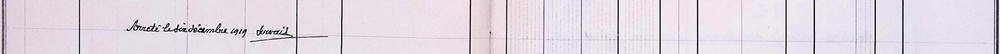
#> input picture data/lines/example10_08.jpg, 1000 x 54 px, shrunk from 3769 x 202 before the run, found by its file name; its folder holds only this picture in this run
$ python slice.py
#> lines starting #> are read from the running program, lines starting #| are printed output that depends on the picture; after the words box and inside, x2 and y2 are one past the last pixel; in counts of white or black regions, pixels touching at a corner belong together
import cv2
import os
# Paths
path = os.path.dirname(os.getcwd())
input_folder = path+"/data/lines"
output_folder = path+"/data/sliced_words"

def process_image(image_path, output_folder):
    # Read the image
#> called with image_path = 'main/data/lines/example10_08.jpg', output_folder = 'main/data/sliced_words'
    image = cv2.imread(image_path)
#> image is the input picture: shape (54, 1000, 3); mean B, G, R 226.5, 217, 225.8

    # Convert to grayscale
    gray = cv2.cvtColor(image, cv2.COLOR_BGR2GRAY)

    # Threshold the image to create a binary image
    _, binary = cv2.threshold(gray, 128, 255, cv2.THRESH_BINARY_INV + cv2.THRESH_OTSU)
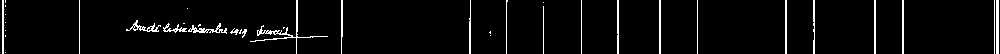
#> binary: shape (54, 1000); 4% white in thin lines or dots

    # Apply dilation to connect letters within words
    kernel = cv2.getStructuringElement(cv2.MORPH_RECT, (25, 5))  # Adjust kernel size as needed
    dilated = cv2.dilate(binary, kernel, iterations=1)
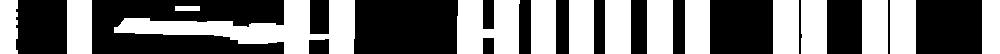
#> dilated: shape (54, 1000); 44.8% white; 15 white regions

    # Find contours
    contours, _ = cv2.findContours(dilated, cv2.RETR_EXTERNAL, cv2.CHAIN_APPROX_SIMPLE)
#> contours = 15 contours; largest, box (x1, y1, x2, y2) and area: (114, 0, 355, 54) 5174, (457, 0, 520, 54) 2683, (890, 0, 916, 54) 1325, (862, 0, 888, 54) 1325, (773, 0, 799, 54) 1325

    # Create output directory if it doesn't exist
    os.makedirs(output_folder, exist_ok=True)

    # Process each contour
    for i, contour in enumerate(contours):
        # Get bounding box for each word
        x, y, w, h = cv2.boundingRect(contour)

        # Ignore small contours (noise)
        if w > 30 and h > 10:  # Adjust thresholds as needed
            word_image = image[y:y+h, x:x+w]  # Crop the word
            output_path = os.path.join(output_folder, f"{os.path.basename(image_path).split('.')[0]}_word_{i+1}.jpg")
            cv2.imwrite(output_path, word_image)
            print(f"Saved: {output_path}")
#> this loop made 15 passes
#> (contour, x, y, w, h) on passes 1, 2, 3, 4, 6, 7, 8, 9, 10, 11, 14: ([[175, 6], [175, 10], [199, 10], [199, 6]], 175, 6, 25, 5), ([[982, 0], [982, 53], [999, 53], [999, 0]], 982, 0, 18, 54), ([[890, 0], [890, 53], [915, 53], [915, 0]], 890, 0, 26, 54), ([[862, 0], [862, 53], [887, 53], [887, 0]], 862, 0, 26, 54), ([[773, 0], [773, 53], [798, 53], [798, 0]], 773, 0, 26, 54), ([[685, 0], [685, 53], [709, 53], [709, 0]], 685, 0, 25, 54), ([[647, 0], [647, 53], [672, 53], [672, 0]], 647, 0, 26, 54), ([[605, 0], [605, 53], [630, 53], [630, 0]], 605, 0, 26, 54), ([[569, 0], [569, 53], [593, 53], [593, 0]], 569, 0, 25, 54), ([[531, 0], [531, 53], [555, 53], [555, 0]], 531, 0, 25, 54), ([[67, 0], [67, 53], [91, 53], [91, 0]], 67, 0, 25, 54)
#> (x, y, w, h) on passes 5, 12, 13, 15: (801, 0, 26, 54), (457, 0, 63, 54), (114, 0, 241, 54), (0, 0, 18, 54)
#| Saved: main/data/sliced_words/example10_08_word_12.jpg
#| Saved: main/data/sliced_words/example10_08_word_13.jpg


# Create output directory if it doesn't exist
os.makedirs(output_folder, exist_ok=True)

# Get all image files from the input folder
input_images = [os.path.join(input_folder, file) for file in os.listdir(input_folder) if file.endswith(('.jpg'))]

# Process each image
for image_path in input_images:
    process_image(image_path, output_folder)

$ run again, on data/lines/example12_05.jpg
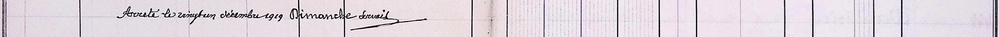
#> input picture data/lines/example12_05.jpg, 1000 x 37 px, shrunk from 3774 x 141 before the run, found by its file name
#> in process_image, image is the input picture: shape (37, 1000, 3); mean B, G, R 221.4, 214, 223.1
#> in process_image, `_, binary = cv2.threshold(gray, 128, 255, cv2.THRESH_BINARY_INV + cv2...`:
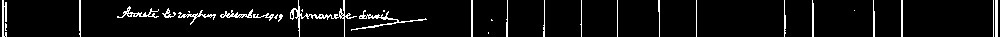
#> binary: shape (37, 1000); 5.6% white in thin lines or dots
#> dilated: shape (37, 1000); 51.3% white; 19 black regions (1 under 20 px)
#> contours = 14 contours; largest, box (x1, y1, x2, y2) and area: (105, 0, 439, 37) 5644, (459, 0, 520, 37) 1965, (842, 0, 887, 37) 968, (889, 0, 915, 37) 900, (67, 0, 93, 37) 900
#> the loop in process_image, `for i, contour in enumerate(contours):` made 14 passes
#> (x, w) on passes 3, 4, 5, 7, 9, 10, 11, 12: (842, 45), (800, 26), (772, 26), (646, 26), (568, 26), (531, 26), (459, 61), (105, 334)
#> (printed output is left out)
#> pass 3, in process_image, `word_image = image[y:y+h, x:x+w]`:
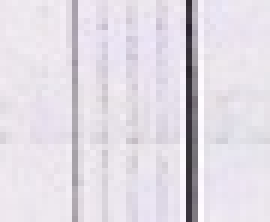
#> word_image: shape (37, 45, 3) (shown 6 times larger); mean B, G, R 228.4, 219.8, 225.4

$ run again, on data/lines/example13_06.jpg
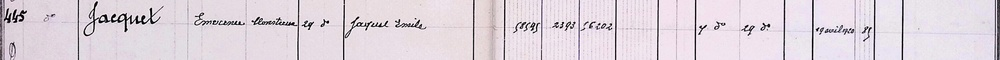
#> input picture data/lines/example13_06.jpg, 1000 x 60 px, shrunk from 3739 x 224 before the run, found by its file name
#> in process_image, image is the input picture: shape (60, 1000, 3); mean B, G, R 220.1, 211.9, 222
#> in process_image, `_, binary = cv2.threshold(gray, 128, 255, cv2.THRESH_BINARY_INV + cv2...`:
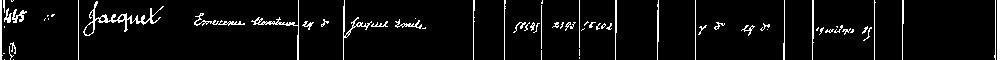
#> binary: shape (60, 1000); 5.4% white in thin lines or dots
#> dilated: shape (60, 1000); 51.5% white; 22 black regions
#> contours = 9 contours; largest, box (x1, y1, x2, y2) and area: (492, 0, 629, 60) 6214, (182, 0, 438, 60) 5446, (0, 0, 176, 60) 5100, (683, 0, 797, 60) 3700, (800, 0, 888, 60) 3418
#> the loop in process_image, `for i, contour in enumerate(contours):` made 9 passes
#> (x, w) on passes 1 to 8: (982, 18), (890, 26), (800, 88), (683, 114), (645, 26), (492, 137), (461, 26), (182, 256)
#> (printed output is left out)
#> pass 3, in process_image, `word_image = image[y:y+h, x:x+w]`:
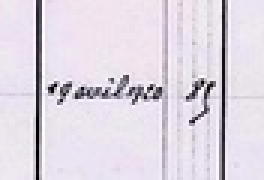
#> word_image: shape (60, 88, 3) (shown 3 times larger); mean B, G, R 226, 215.2, 222.7
